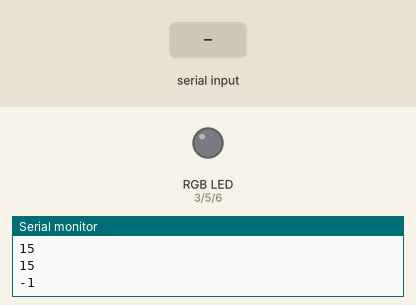
Simulated run of this sketch. Board: Arduino Uno, built with avr-gcc and run on an emulated ATmega328P. Shown: an RGB LED mixed from three pins (HIGH = lit), the last lines printed to the serial monitor. The test bench sets the inputs (shaded band).

Above: at 1.2 s.
1.3 s: "90,45,200\n" received over Serial
At 2.3 s:
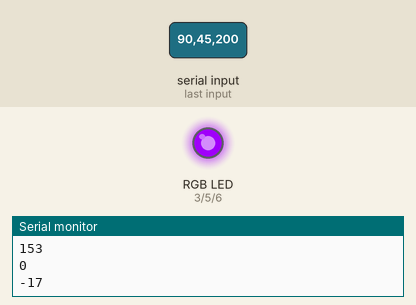
7.3 s: "30,150,10\n" received over Serial
At 9.3 s:
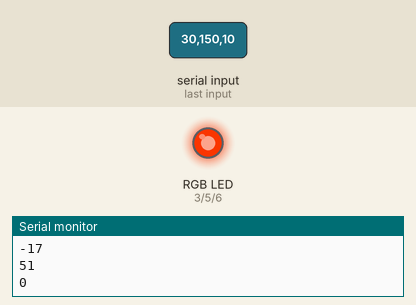
13.3 s: "90,45\n" received over Serial
At 15.1 s:
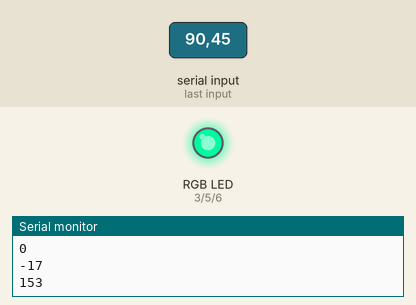
16.3 s: "30,150\n" received over Serial
At 19.3 s:
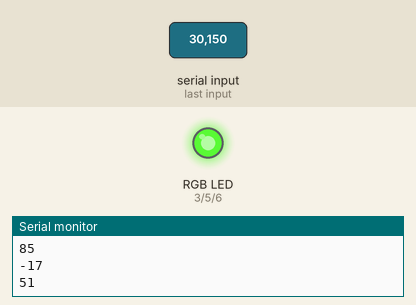
22.3 s: "1,90\n" received over Serial
At 25.0 s:
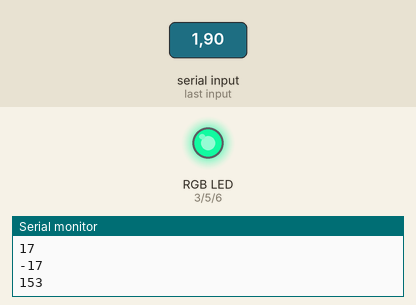
25.3 s: "200\n" received over Serial
At 26.7 s:
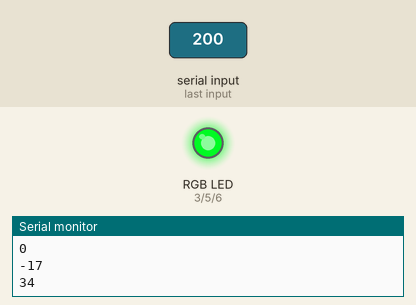
Timing chart, 0 to 29.3 s (numbered marks = the images above; inputs shaded):
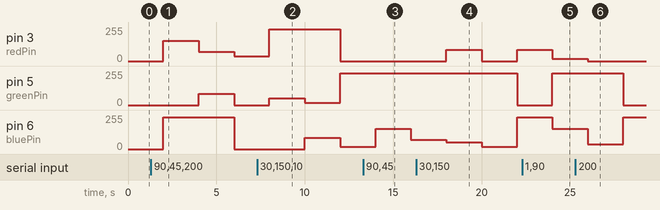

The sketch:

rgb.ino
```cpp
/**
RGB -- LED
*/

const int redPin = 3;
const int greenPin = 5;
const int bluePin = 6;
int redValue, greenValue, blueValue;

int brightness = 0;

void setup() {
  pinMode(redPin, OUTPUT);
  pinMode(greenPin, OUTPUT);
  pinMode(bluePin, OUTPUT);
  Serial.begin(9600);

  Serial.println(readOneHex('0'));
  Serial.println(readOneHex('3'));
  Serial.println(readOneHex('A'));
  Serial.println(readOneHex('a'));
  Serial.println(readOneHex('F'));
  Serial.println(readOneHex('f'));
  Serial.println(readOneHex('G'));
}


void loop() {
  if(readColors())
    rgbWrite();
  delay(2000);
}
  void rgbWrite() {
    analogWrite(greenPin, greenValue);
    analogWrite(redPin, redValue);
    analogWrite(bluePin, blueValue);
  }

  // make just 16 gradations for each color (0-->F)
  bool readColors() {
    int num = Serial.available();

    if(num < 3)
      return false;

    int r = readOneHex(Serial.read());
    int g = readOneHex(Serial.read());
    int b = readOneHex(Serial.read());

    redValue = r * 17;
    greenValue = g * 17;
    blueValue = b * 17;


    Serial.println(redValue);
    Serial.println(greenValue);
    Serial.println(blueValue);
    return true;
  }

  int readOneHex(byte b) {
    if(b >= '0' && b <= '9')
      return b - '0';

    // TODO: toUppercase ???

    if(b >= 'A' && b <= 'F')
      return b - 'A' + 10;
    if(b >= 'a' && b <= 'f')
      return b - 'a' + 10;

    return -1;
 }

///////////////  JUNK //////////
 bool readColors1() {
    int num = Serial.available();

    if(num < 9)
      return false;

    Serial.print("Num chars available: ");
    Serial.println(num);
    String s = Serial.readString();
    Serial.print("String length == ");
    Serial.println(s.length());
    String redS = s.substring(0, 3);
    String greenS = s.substring(3, 6);
    String blueS = s.substring(6, 9);
    redValue = redS.toInt();
    greenValue = greenS.toInt();
    blueValue = blueS.toInt();
    Serial.println(redValue);
    Serial.println(greenValue);
    Serial.println(blueValue);
    return true;
  }
```

Measured:
- after the input at 1.3 s, pin 3 (redPin): 0/255 → 153/255 after 0.70 s, → 68/255 2.0 s later, → 34/255 2.0 s later; pin 5 (greenPin): 0/255 → 85/255 after 2.7 s, → 0/255 2.0 s later; pin 6 (bluePin): 0/255 → 239/255 after 0.70 s, → 0/255 4.0 s later
- after the input at 7.3 s, pin 3 (redPin): 34/255 → 239/255 after 0.70 s, → 0/255 4.0 s later; pin 5 (greenPin): 0/255 → 51/255 after 0.70 s, → 17/255 2.0 s later, → 239/255 2.0 s later; pin 6 (bluePin): 0/255 → 85/255 after 2.7 s, → 17/255 2.0 s later
- after the input at 13.3 s, pin 6 (bluePin): 17/255 → 153/255 after 0.70 s, → 68/255 2.0 s later
- after the input at 16.3 s, pin 3 (redPin): 0/255 → 85/255 after 1.7 s, → 0/255 2.0 s later, → 85/255 2.0 s later; pin 5 (greenPin): 239/255 → 0/255 after 5.7 s; pin 6 (bluePin): 68/255 → 51/255 after 1.7 s, → 17/255 2.0 s later, → 239/255 2.0 s later
- after the input at 22.3 s, pin 3 (redPin): 85/255 → 17/255 after 1.7 s; pin 5 (greenPin): 0/255 → 239/255 after 1.7 s; pin 6 (bluePin): 239/255 → 153/255 after 1.7 s
- after the input at 25.3 s, pin 3 (redPin): 17/255 → 0/255 after 0.71 s; pin 5 (greenPin): 239/255 → 0/255 after 2.7 s; pin 6 (bluePin): 153/255 → 34/255 after 0.71 s, → 239/255 2.0 s later
